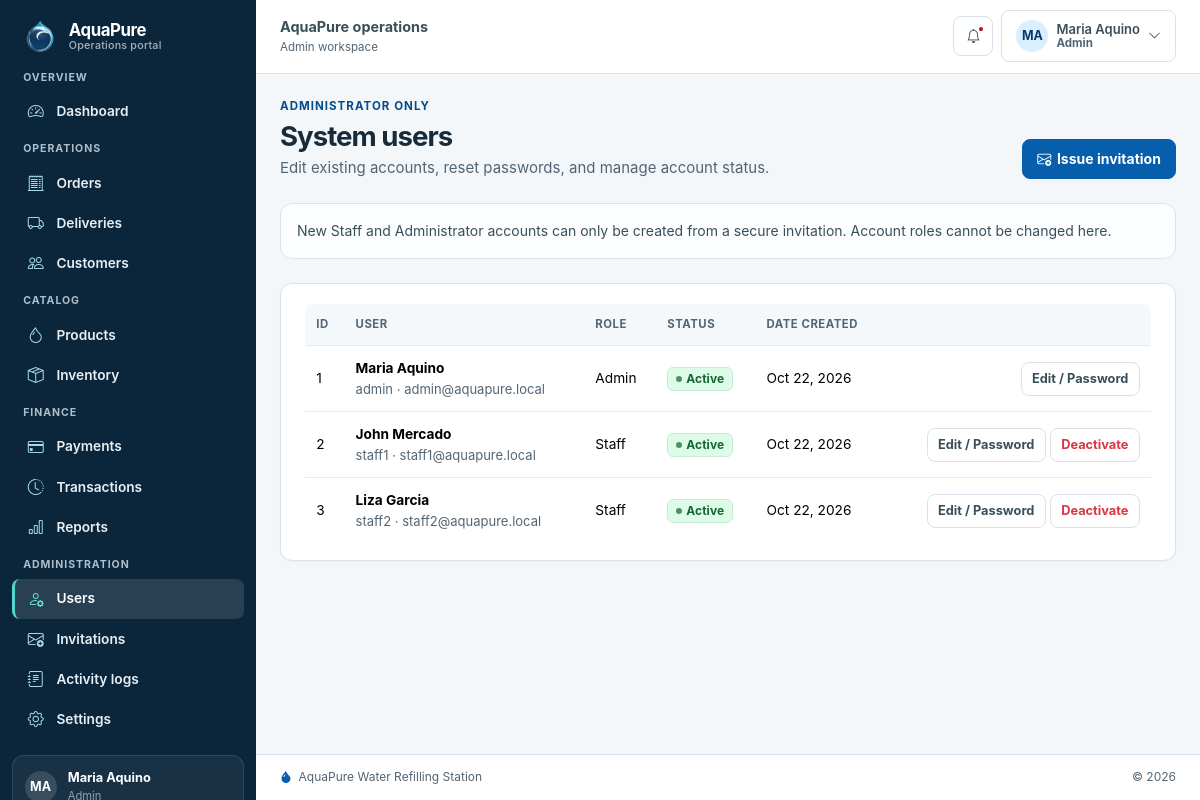
Page /portal/index.php?page=users (signed in) on the committed database.
### tables this page shows
CREATE TABLE users (
    user_id INT UNSIGNED AUTO_INCREMENT PRIMARY KEY,
    full_name VARCHAR(100) NOT NULL,
    username VARCHAR(30) NOT NULL UNIQUE,
    email VARCHAR(100) NOT NULL UNIQUE,
    contact_number VARCHAR(30) NULL,
    password_hash VARCHAR(255) NOT NULL,
    role ENUM('Admin','Staff') NOT NULL,
    account_status ENUM('Active','Inactive') NOT NULL DEFAULT 'Active',
    created_at TIMESTAMP NOT NULL DEFAULT CURRENT_TIMESTAMP,
    updated_at TIMESTAMP NOT NULL DEFAULT CURRENT_TIMESTAMP ON UPDATE CURRENT_TIMESTAMP,
    INDEX idx_users_role_status (role, account_status)
);

### portal/pages/users.php (the view, shortened to what the rows shown need)
<?php
$users = db()
    ->query("SELECT * FROM users ORDER BY role, full_name")
    ->fetchAll();
?>
<header class="page-header">
    <div>
        <h1 class="section-title mb-1">System users</h1>
    </div>
</header>
<section class="panel-card">
    <div class="table-responsive mobile-table-cards" role="region" tabindex="0" aria-label="Users table">
        <table data-layout="cards" role="table" class="table align-middle mb-0"><caption class="visually-hidden">Users</caption>
            <thead>
                <tr>
                    <th scope="col">ID</th>
                    <th scope="col">User</th>
                    <th scope="col">Role</th>
                    <th scope="col">Status</th>
                    <th scope="col">Date created</th>
                    <th scope="col"><span class="visually-hidden">Actions</span></th>
                </tr>
            </thead>
            <tbody>
                <?php foreach ($users as $user): ?>
                    <tr>
                        <td data-column-label="ID"><div class="table-cell-value"><?= (int) $user["user_id"] ?></div></td>
                        <td class="table-primary-cell" data-column-label="User"><div class="table-cell-value">
                            <strong><?= e($user["full_name"]) ?></strong>
                            <div class="small text-secondary"><?= e($user["username"]) ?> &middot; <?= e($user["email"]) ?></div>
                        </div></td>
                        <td data-column-label="Role"><div class="table-cell-value"><?= e($user["role"]) ?></div></td>
                        <td data-column-label="Status"><div class="table-cell-value"><span class="badge <?= e(badge_class($user["account_status"])) ?>"><?= e($user["account_status"]) ?></span></div></td>
                        <td data-column-label="Date created"><div class="table-cell-value"><?= e(date("M d, Y", strtotime($user["created_at"]))) ?></div></td>
                        <td data-column-label="Actions"><div class="table-cell-value">
                            <div class="d-flex gap-1 justify-content-end">
                                <a class="btn btn-sm btn-light" href="<?= e(url("portal/index.php?page=users&edit=" . $user["user_id"])) ?>">Edit / Password</a>
                                <?php if ((int) $user["user_id"] !== (int) current_account()["id"]): ?>
                                    <button type="button" class="btn btn-sm btn-light <?= $user["account_status"] === "Active" ? "text-danger" : "" ?>" data-confirm="<?= $user["account_status"] === "Active" ? "Deactivate " . e($user["full_name"]) . "? They will no longer be able to sign in until reactivated." : "Reactivate " . e($user["full_name"]) . "? They will regain access to the operations portal." ?>" data-confirm-title="<?= $user["account_status"] === "Active" ? "Deactivate user" : "Reactivate user" ?>" data-confirm-label="<?= $user["account_status"] === "Active" ? "Deactivate" : "Reactivate" ?>" data-action="<?= e(url("portal/index.php?page=users")) ?>" data-form-action="toggle_user" data-id="<?= (int) $user["user_id"] ?>"><?= $user["account_status"] === "Active" ? "Deactivate" : "Reactivate" ?></button>
                                <?php endif; ?>
                            </div>
                        </div></td>
                    </tr>
                <?php endforeach; ?>
            </tbody>
        </table>
    </div>
</section>

### includes/portal-header.php (shortened to what the rows shown need)
<?php
$account = current_account();
?>
<!doctype html>
<html lang="en">
<head>
    <link rel="stylesheet" href="<?= e(url("assets/vendor/bootstrap/css/bootstrap.min.css")) ?>">
    <link rel="stylesheet" href="<?= e(url("assets/vendor/bootstrap-icons/font/bootstrap-icons.min.css")) ?>">
    <link rel="stylesheet" href="<?= e(url("assets/css/style.css?v=8")) ?>">
</head>
<body class="operations-page">
<div class="app-shell">
    <aside class="sidebar offcanvas-lg offcanvas-start" tabindex="-1" id="operationsSidebar" aria-labelledby="operationsSidebarLabel">
        <div class="sidebar-content offcanvas-body">
            <div class="sidebar-account">
                <div class="sidebar-account-card">
                    <span class="min-w-0">
                        <span class="sidebar-account-name d-block"><?= e($account["name"]) ?></span>
                        <span class="sidebar-account-role d-block"><?= e($account["role"]) ?></span>
                    </span>
                </div>
            </div>
        </div>
    </aside>
    <div class="app-main">
        <header class="topbar">
            <div class="d-flex align-items-center gap-2 min-w-0">
                <div class="min-w-0">
                    <div class="topbar-title">AquaPure operations</div>
                    <div class="topbar-subtitle d-none d-sm-block"><?= e($account["role"]) ?> workspace</div>
                </div>
            </div>
            <div class="topbar-actions">
                <div class="dropdown">
                    <button class="btn btn-light d-flex align-items-center gap-2" type="button" data-bs-toggle="dropdown" aria-expanded="false" aria-label="Account menu for <?= e($account["name"]) ?>">
                        <span class="d-none d-md-block text-start">
                            <span class="d-block small fw-semibold"><?= e($account["name"]) ?></span>
                            <span class="d-block topbar-subtitle"><?= e($account["role"]) ?></span>
                        </span>
                    </button>
                </div>
            </div>
        </header>
        <main class="page-content" id="mainContent" tabindex="-1">

### rows in the picture
users: full_name "Maria Aquino", role "Admin", user_id "1", username "admin", email "admin@aquapure.local", account_status "Active", created_at "Oct 22, 2026"
users: user_id "2", full_name "John Mercado", username "staff1", email "staff1@aquapure.local", role "Staff", account_status "Active", created_at "Oct 22, 2026", shows "Deactivate"
users: user_id "3", full_name "Liza Garcia", username "staff2", email "staff2@aquapure.local", role "Staff", account_status "Active", created_at "Oct 22, 2026", shows "Deactivate"

### other values in the picture
$groupLabel "OVERVIEW"
$label "Dashboard"
$groupLabel "OPERATIONS"
$label "Orders"
$label "Deliveries"
$label "Customers"
$groupLabel "CATALOG"
$label "Products"
$label "Inventory"
$groupLabel "FINANCE"
$label "Payments"
$label "Transactions"
$label "Reports"
$groupLabel "ADMINISTRATION"
$label "Users"
